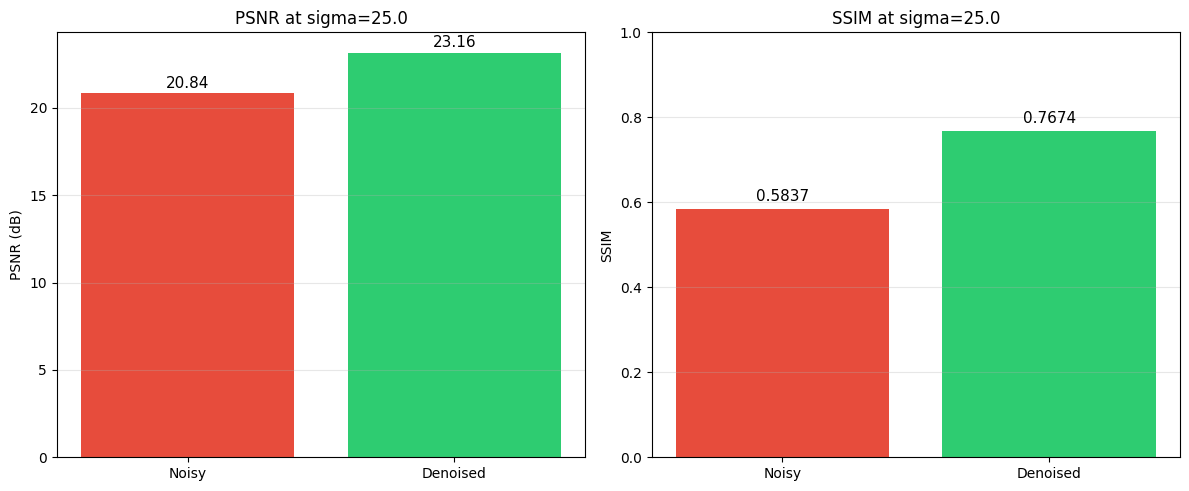
#> input picture docs/evaluation_chart_sigma25.png, 1189 x 491 px, given as the content of the folder data/clean, which was not available
$ python add_noise.py
#> lines starting #> are read from the running program, lines starting #| are printed output that depends on the picture; pictures that were not available may be replaced by others from this repository, and a replacement may not be noted
#> in generate_noisy_images, image is the input picture: shape (491, 1189, 3); mean B, G, R 170.3, 198, 190.5
"""
Noise generation module for Image Denoising project.

Provides functions to add Gaussian, salt-and-pepper, and speckle noise
to images. Used both for generating evaluation samples and for
on-the-fly augmentation during training.
"""

import os
import cv2
import numpy as np
import matplotlib.pyplot as plt


# ---------- NOISE FUNCTIONS ----------

def add_gaussian_noise(image, sigma=25):
    """
    Add Gaussian noise to an image.

    Args:
        image: numpy array (H, W) or (H, W, C), values 0-255 (uint8)
        sigma: standard deviation of the noise (15, 25, 50 are standard)

    Returns:
        noisy image, same shape and dtype as input
    """
#> called with sigma = 25
    noise = np.random.normal(0, sigma, image.shape)
    noisy = image.astype(np.float32) + noise
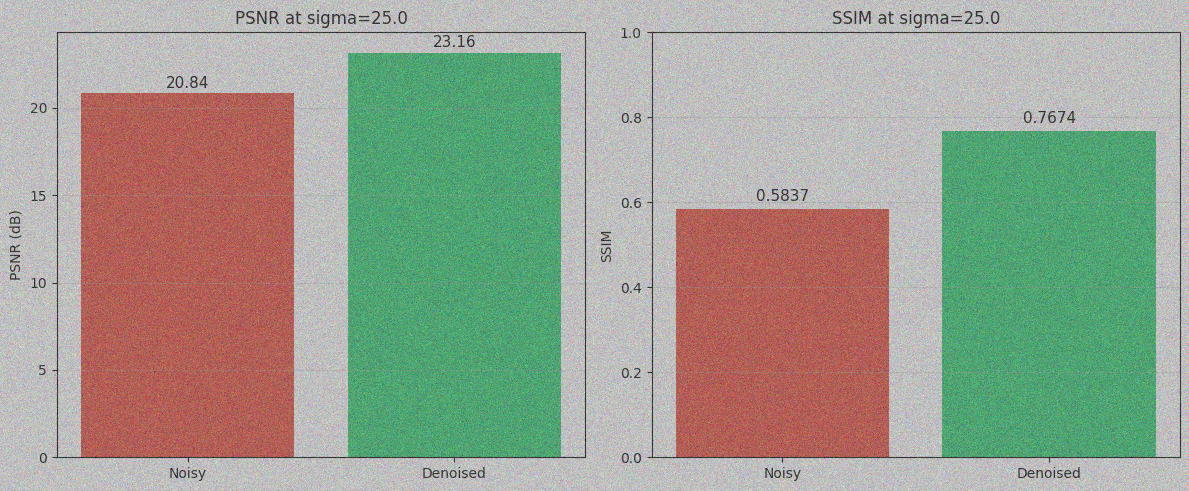
#> noisy: shape (491, 1189, 3) float64; mean B, G, R 170.2, 198.1, 190.5; drawn with min black and max white
    noisy = np.clip(noisy, 0, 255).astype(np.uint8)
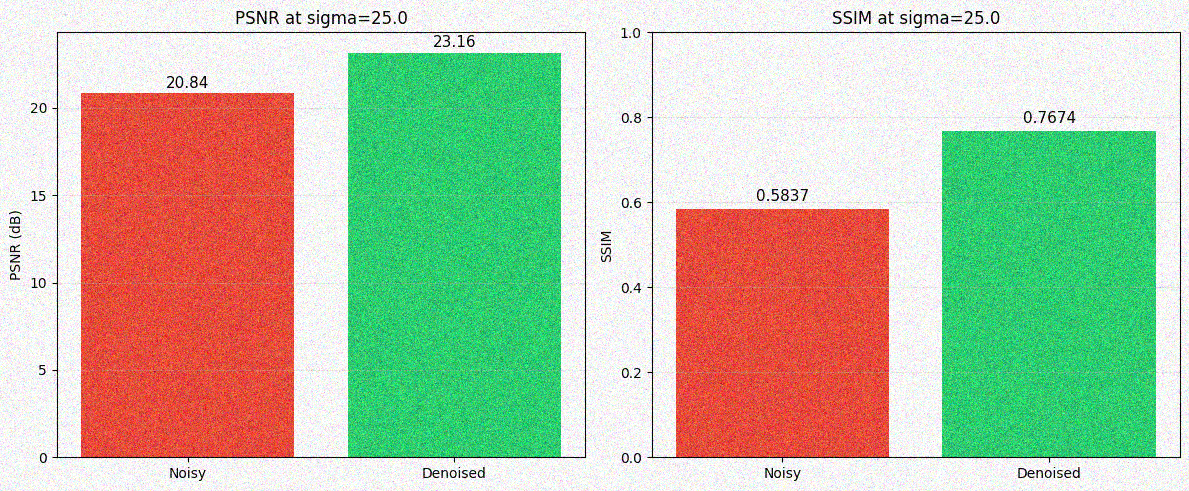
#> noisy: shape (491, 1189, 3); mean B, G, R 165.1, 192.9, 185
    return noisy


def add_salt_pepper_noise(image, amount=0.05):
    """
    Add salt-and-pepper noise to an image.

    Args:
        image: numpy array (H, W) or (H, W, C), values 0-255
        amount: fraction of pixels to corrupt (0.05 = 5%)

    Returns:
        noisy image
    """
    noisy = image.copy()
    h, w = image.shape[:2]
    num_pixels = int(amount * h * w)

    # Salt (white pixels)
    coords = [np.random.randint(0, i, num_pixels) for i in (h, w)]
    noisy[coords[0], coords[1]] = 255

    # Pepper (black pixels)
    coords = [np.random.randint(0, i, num_pixels) for i in (h, w)]
    noisy[coords[0], coords[1]] = 0

    return noisy


def add_speckle_noise(image, sigma=0.1):
    """
    Add speckle (multiplicative) noise to an image.

    Args:
        image: numpy array (H, W) or (H, W, C), values 0-255
        sigma: strength of the noise

    Returns:
        noisy image
    """
    noise = np.random.randn(*image.shape) * sigma
    noisy = image.astype(np.float32) + image.astype(np.float32) * noise
    noisy = np.clip(noisy, 0, 255).astype(np.uint8)
    return noisy


# ---------- BATCH PROCESSING ----------

def generate_noisy_images(input_dir, output_dir, noise_type="gaussian",
                          max_images=None, **kwargs):
    """
    Read all images from input_dir, add noise, and save to output_dir.

    Args:
        input_dir: folder with clean images
        output_dir: folder to save noisy images
        noise_type: 'gaussian', 'salt_pepper', or 'speckle'
        max_images: limit number of images to process (None = all)
        **kwargs: passed to noise function (e.g., sigma=25)
    """
    os.makedirs(output_dir, exist_ok=True)

    supported = (".png", ".jpg", ".jpeg", ".bmp", ".tif", ".tiff")
    files = sorted([f for f in os.listdir(input_dir)
                    if f.lower().endswith(supported)])

    if not files:
        print(f"No images found in {input_dir}")
        return

    if max_images is not None:
        files = files[:max_images]

    for filename in files:
        path = os.path.join(input_dir, filename)
        image = cv2.imread(path)

        if image is None:
            print(f"Could not read {filename}, skipping.")
            continue

        if noise_type == "gaussian":
            noisy = add_gaussian_noise(image, **kwargs)
        elif noise_type == "salt_pepper":
            noisy = add_salt_pepper_noise(image, **kwargs)
        elif noise_type == "speckle":
            noisy = add_speckle_noise(image, **kwargs)
        else:
            raise ValueError(f"Unknown noise type: {noise_type}")

        out_path = os.path.join(output_dir, filename)
        cv2.imwrite(out_path, noisy)

    print(f"Done. Processed {len(files)} images with {noise_type} noise.")
    print(f"Saved to: {output_dir}")


# ---------- VISUALIZATION ----------

def visualize_comparison(clean_path, noisy_path, title="Clean vs Noisy",
                         save_path="docs/noise_comparison.png"):
    """
    Show clean and noisy images side by side.
    """
#> called with clean_path = 'data/clean/evaluation_chart_sigma25.png', noisy_path = 'data/noisy/evaluation_chart_sigma25.png', title = 'Noisy (Gaussian, sigma=25)', save_path = 'docs/noise_comparison.png'
    clean = cv2.imread(clean_path)
    noisy = cv2.imread(noisy_path)

    if clean is None or noisy is None:
        print("Could not load images for visualization.")
        return

    clean = cv2.cvtColor(clean, cv2.COLOR_BGR2RGB)
    noisy = cv2.cvtColor(noisy, cv2.COLOR_BGR2RGB)

    plt.figure(figsize=(14, 7))

    plt.subplot(1, 2, 1)
    plt.title("Clean (Ground Truth)", fontsize=14)
    plt.imshow(clean)
    plt.axis("off")

    plt.subplot(1, 2, 2)
    plt.title(title, fontsize=14)
    plt.imshow(noisy)
    plt.axis("off")

    plt.tight_layout()
    plt.savefig(save_path, dpi=100)
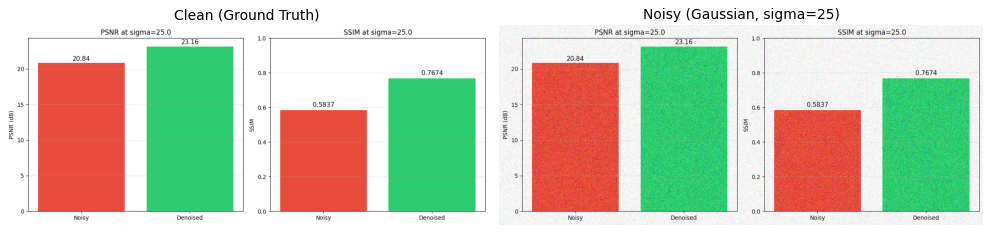
#> figure drawn by matplotlib, 2 panels
    plt.show()
    print(f"Saved comparison to {save_path}")


# ---------- MAIN ----------

if __name__ == "__main__":
    clean_dir = "data/clean"
    noisy_dir = "data/noisy"

    print("=" * 50)
    print("Generating noisy images...")
    print("=" * 50)

    # Generate Gaussian noise at sigma=25 for 20 images
    print("\nGenerating Gaussian noise (sigma=25)...")
    generate_noisy_images(
        clean_dir, noisy_dir,
        noise_type="gaussian",
        sigma=25,
        max_images=20
    )

        # Visualize one example (skip hidden files like .DS_Store)
    supported = (".png", ".jpg", ".jpeg", ".bmp", ".tif", ".tiff")
    samples = sorted([f for f in os.listdir(clean_dir)
                      if f.lower().endswith(supported)])
    if samples:
        sample = samples[0]
        visualize_comparison(
            os.path.join(clean_dir, sample),
            os.path.join(noisy_dir, sample),
            title="Noisy (Gaussian, sigma=25)"
        )
    else:
        print("No images found for visualization.")
